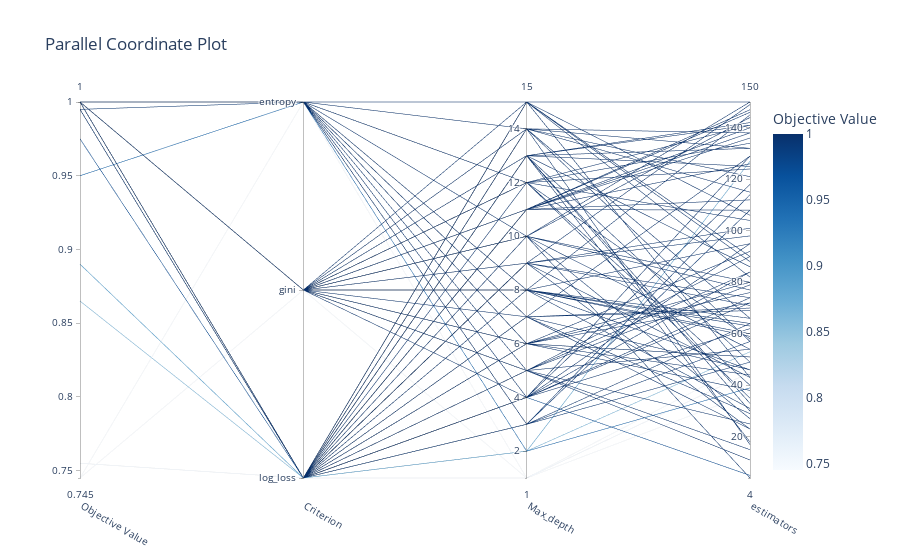

This figure's notebook cell:
### Code cell
optuna.visualization.plot_parallel_coordinate(studyRF)

### Figure 1 — Plotly figure (JSON) as saved in the notebook; plotly's stock layout.template omitted (floating-point values rounded to 4 significant figures)
{"data": [{"dimensions": [{"label": "Objective Value", "range": [0.745, 1], "values": [0.755, 1, 1, 1, 0.95, 1, 1, 1, 1, 0.995, 0.975, 1, 1, 1, 1, 1, 1, 1, 1, 1, 1, 1, 1, 1, 1, 1, 1, 0.995, 0.745, 0.745, 1, 1, 1, 1, 1, 1, 1, 1, 1, 0.865, 1, 1, 1, 1, 1, 1, 1, 1, 1, 1, 1, 1, 1, 1, 0.995, 1, 1, 1, 1, 1, 1, 1, 1, 1, 1, 1, 1, 1, 1, 1, 1, 1, 0.89, 1, 1, 1, 1, 1, 1, 1, 1, 1, 1, 1, 1, 1, 1, 1, 1, 1, 1, 1, 1, 1, 0.995, 1, 1, 1, 1, 1]}, {"label": "Criterion", "range": [0, 2], "ticktext": ["log_loss", "gini", "entropy"], "tickvals": [0, 1, 2], "values": [0, 0, 0, 1, 2, 1, 0, 2, 1, 0, 0, 0, 0, 0, 0, 2, 0, 0, 1, 2, 0, 1, 1, 1, 1, 1, 0, 0, 2, 1, 0, 1, 1, 1, 1, 2, 1, 0, 1, 0, 0, 0, 0, 0, 0, 2, 0, 0, 0, 1, 2, 2, 2, 2, 2, 0, 1, 0, 1, 0, 2, 1, 1, 1, 1, 1, 1, 0, 1, 0, 2, 0, 0, 0, 0, 0, 1, 0, 1, 0, 1, 0, 0, 0, 0, 2, 0, 0, 1, 2, 0, 0, 0, 0, 0, 1, 0, 2, 1, 0]}, {"label": "Max_depth", "range": [1, 15], "values": [1, 4, 13, 8, 2, 11, 13, 6, 8, 3, 4, 15, 11, 5, 10, 15, 6, 13, 9, 7, 13, 8, 4, 10, 6, 12, 8, 3, 1, 1, 14, 11, 11, 12, 9, 14, 12, 7, 10, 2, 5, 13, 14, 15, 13, 12, 9, 11, 7, 14, 10, 5, 6, 4, 3, 6, 7, 4, 5, 9, 8, 8, 8, 15, 6, 13, 10, 9, 12, 7, 3, 15, 2, 14, 11, 15, 14, 13, 13, 12, 5, 11, 9, 10, 8, 12, 11, 14, 6, 7, 4, 5, 4, 9, 3, 5, 6, 8, 10, 4]}, {"label": "estimators", "range": [4, 150], "values": [45, 74, 141, 46, 39, 126, 30, 51, 63, 108, 5, 90, 146, 84, 150, 106, 72, 125, 98, 129, 18, 59, 72, 27, 80, 58, 95, 114, 37, 49, 66, 136, 138, 124, 43, 115, 141, 29, 4, 53, 15, 33, 17, 43, 86, 104, 23, 147, 69, 132, 77, 54, 38, 62, 49, 92, 46, 118, 11, 101, 31, 66, 60, 82, 76, 142, 54, 71, 35, 23, 64, 150, 127, 121, 108, 88, 57, 49, 132, 40, 25, 140, 149, 144, 145, 134, 112, 138, 44, 70, 95, 79, 84, 74, 57, 90, 51, 64, 80, 129]}], "labelangle": 30, "labelside": "bottom", "line": {"color": [0.755, 1, 1, 1, 0.95, 1, 1, 1, 1, 0.995, 0.975, 1, 1, 1, 1, 1, 1, 1, 1, 1, 1, 1, 1, 1, 1, 1, 1, 0.995, 0.745, 0.745, 1, 1, 1, 1, 1, 1, 1, 1, 1, 0.865, 1, 1, 1, 1, 1, 1, 1, 1, 1, 1, 1, 1, 1, 1, 0.995, 1, 1, 1, 1, 1, 1, 1, 1, 1, 1, 1, 1, 1, 1, 1, 1, 1, 0.89, 1, 1, 1, 1, 1, 1, 1, 1, 1, 1, 1, 1, 1, 1, 1, 1, 1, 1, 1, 1, 1, 0.995, 1, 1, 1, 1, 1], "colorbar": {"title": {"text": "Objective Value"}}, "colorscale": [[0, "rgb(247,251,255)"], [0.125, "rgb(222,235,247)"], [0.25, "rgb(198,219,239)"], [0.375, "rgb(158,202,225)"], [0.5, "rgb(107,174,214)"], [0.625, "rgb(66,146,198)"], [0.75, "rgb(33,113,181)"], [0.875, "rgb(8,81,156)"], [1, "rgb(8,48,107)"]], "reversescale": false, "showscale": true}, "type": "parcoords"}], "layout": {"title": {"text": "Parallel Coordinate Plot"}}}
